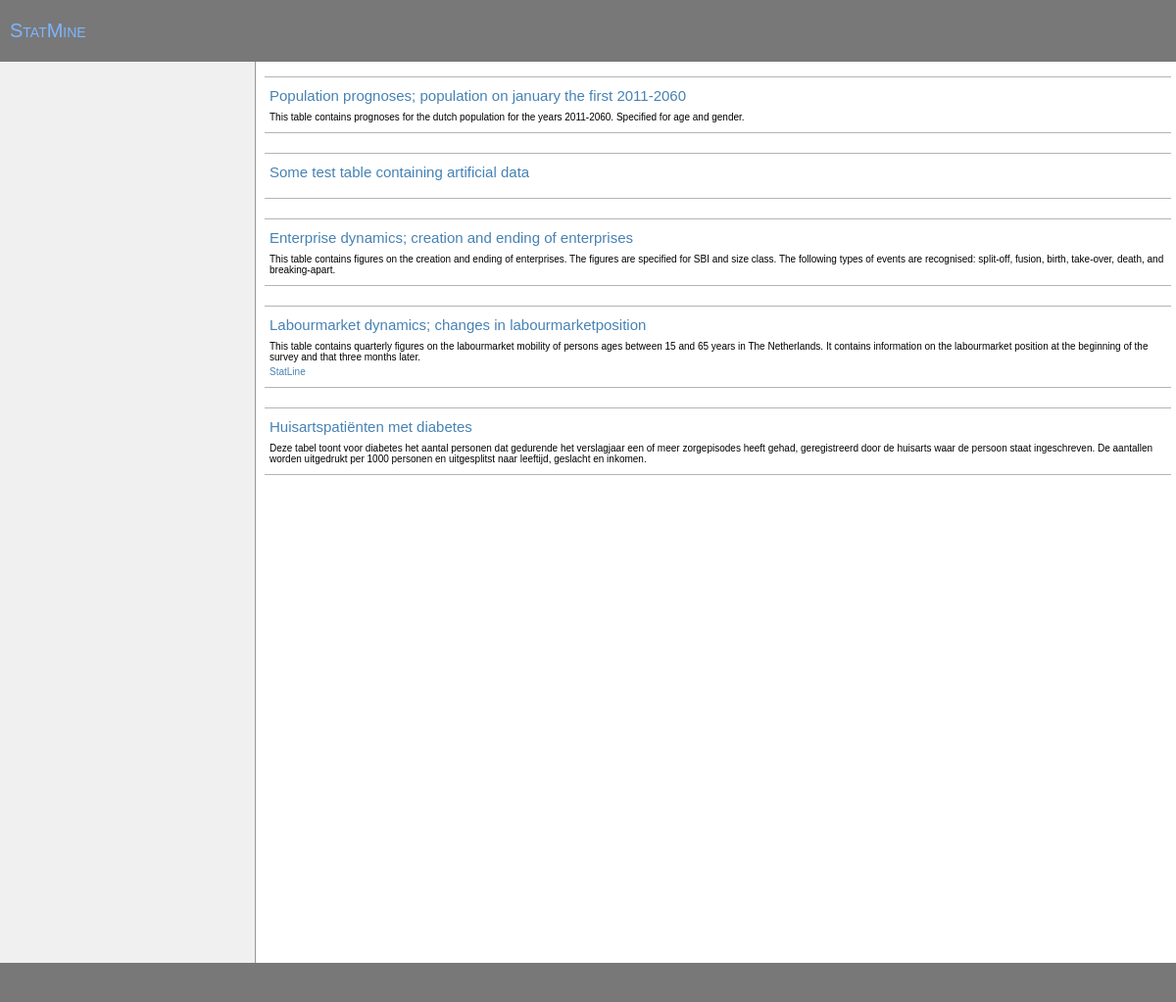
The page / on the database its author committed.
### tables this page shows
CREATE TABLE tables 
( id INTEGER,
	name TEXT,
	longname TEXT,
	description TEXT,
	url TEXT 
);

### php/meta.php (called while the page is built, shortened)
<?php
  $META = array();
  $META['exampletable'] = array(
      'longname' => 'Some test table containing artificial data',
      'description' => '',
      'variables' => array("gender", "age", "variable"),
      'idvariables' => array("gender", "age")
    );
  $META['bevolkingsprognoses'] = array(
      'longname' => 'Population prognoses; population on january the first 2011-2060',
      'description' => 'This table contains prognoses for the dutch population for the years ' .
        '2011-2060. Specified for age and gender.',
      'variables' => array("gender", "age", "year", "variable"),
      'idvariables' => array("gender", "age", "year")
    );
  $META['bedrijvendynamiek'] = array(
      'longname' => 'Enterprise dynamics; creation and ending of enterprises',
      'description' => 'This table contains figures on the creation and ending of ' .
        'enterprises. The figures are specified for SBI and size class. The following ' .
        'types of events are recognised: split-off, fusion, birth, take-over, death, '.
        'and breaking-apart.',
      'url' => '',
      'variables' => array("jaar", "grootteklasse", "sbi", "effect", "type", "variable"),
      'idvariables' => array("jaar", "grootteklasse", "sbi", "effect", "type"),
      'jaar' => array(
          'longname' => 'Jaar',
          'default' => 5,
          'levels' => array('2007', '2008', '2009', '2010', 'Totaal 2007-2010')
        ),
      'grootteklasse' => array(
          'longname' => 'Grootteklasse',
          'default' => 5,
          'levels' => array('Microbedrijf', 'Kleinbedrijf', 'Middenbedrijf', 'Grootbedrijf', 'Totaal')
        ),
      'sbi' => array(
          'longname' => 'SBI',
          'default' => 20,
          'levels' => array('A Landbouw, bosbouw en visserij', 'B Delfstoffenwinning', 'C Industrie', 'D Energievoorziening', 'E Waterbedrijven en afvalbeheer',
              'F Bouwnijverheid', 'G Handel', 'H Vervoer en opslag', 'I Horeca', 'J Informatie en communicatie', 'K Financiële dienstverlening',
              'L Verhuur en handel van onroerend goed', 'M Specialistische zakelijke diensten', 'N Verhuur en overige zakelijke diensten',
              'O Openbaar bestuur en overheidsdiensten', 'P Onderwijs', 'Q Gezondheids- en welzijnszorg', 'R Cultuur, sport en recreatie', 'S Overige dienstverlening', 'Totaal')
        ),
      'effect' => array(
          'longname' => 'Ontstaan/verdwijnen',
          'default' => 3,
          'levels' => array('Ontstaan', 'Verdwijnen', 'Netto')
        ),
      'type' => array(
          'longname' => 'Oorzaak',
          'default' => 7,
          'levels' => array('Afsplitsing', 'Fusie', 'Geboorte', 'Overname', 'Sterfte', 'Uiteenvallen', 'Totaal')
        ),
      'aantal'=> array(
          'longname' => 'Aantal bedrijven'
        ),
      'netto_verandering'=> array(
          'longname' => 'Netto verandering'
        ),
      'relatieve_verandering'=> array(
          'longname' => 'Relatieve verandering'
        ),
      'default_graph' => array(
          'type' => 'bar',
          'y' => 'sbi',
          'size' => 'relatieve_verandering'
        )
    );
  $META['diabetes'] = array(
      'longname' => 'Huisartspatiënten met diabetes',
      'description' => 'Deze tabel toont voor diabetes het aantal personen dat ' .
        'gedurende het verslagjaar een of meer zorgepisodes heeft gehad, geregistreerd ' .
        'door de huisarts waar de persoon staat ingeschreven. De aantallen worden ' .
        'uitgedrukt per 1000 personen en uitgesplitst naar leeftijd, geslacht en inkomen.',
      'url' => '',
      'variables' => array("jaar", "inkomensgroep", "geslacht", "leeftijd", "variable"),
      'idvariables' => array("jaar", "inkomensgroep", "geslacht", "leeftijd"),
      'jaar' => array(
          'longname' => 'Jaar',
          'default' => 8,
          'levels' => array('2002', '2003', '2004', '2005', '2006', '2007', '2008', '2009')
        ),
      'inkomensgroep' => array(
          'longname' => 'Inkomensgroep',
          'default' => 11,
          'levels' => array('1e 10%-inkomensgroep (laag inkomen)', '2e 10%-inkomensgroep',
            '3e 10%-inkomensgroep', '4e 10%-inkomensgroep', '5e 10%-inkomensgroep',
            '6e 10%-inkomensgroep', '7e 10%-inkomensgroep', '8e 10%-inkomensgroep',
            '9e 10%-inkomensgroep', '10e 10%-inkomensgroep (hoog inkomen)', 'Totaal')
        ),
      'geslacht' => array(
          'longname' => 'Geslacht',
          'default' => 3,
          'levels' => array('Man', 'Vrouw', 'Totaal')
        ),
      'leeftijd' => array(
          'longname' => 'Leeftijd',
          'default' => 7,
          'levels' => array('0 tot 15 jaar', '15 tot 30 jaar', '30 tot 45 jaar',
            '45 tot 60 jaar', '60 tot 75 jaar', '75 jaar of ouder', 'Totaal')
        ),
      'aantal_patienten'=> array(
          'longname' => 'Aantal patiënten met diabetes'
        ),
      'default_graph' => array(
          'type' => 'bar',
          'y' => 'jaar',
          'size' => 'aantal_patienten'
        )
    );
?>

### index.php (the view, shortened to what this page needs)
<!DOCTYPE html>
<html>
  <head>
    <link type="text/css" href="css/ui.css" rel="stylesheet" />
    <link type="text/css" href="css/smoothness/jquery-ui-1.8.17.custom.css" rel="stylesheet" />
  </head>
  <body>
  <header>
    <h1><a href="index.php">StatMine</a></h1>
  </header>
  <article>
    <div class="menu">
    </div>
    <div class="content">
<?php
  require_once("php/meta.php");
  $pdo = new PDO("sqlite:data/test.sqlite");
  $r = $pdo->query("SELECT * FROM tables");
  while ($row = $r->fetch()) {
    $meta = $META[$row['name']];
    echo '<div class="table">';
    echo '<h2><a href="ui.php?id=' . $row['id'] . '">' .  $meta['longname'] . '</a></h2>';
    echo '<p>' . $meta['description'] . '</p>';
    if (isset($meta['url']) && $meta['url'] != '')
      echo '<p class="tableoptions"><a href="' . $meta['url'] . '">StatLine</a></p>';
    echo '</div>';
  }
?>
    </div>
  </article>
  <footer>
  </footer>
  </body>
</html>

### css/ui.css (style rules this page uses)
BODY { font-family : sans-serif; font-size: 10px; color : black; }
* { padding : 0pt; margin : 0pt; border : none 0pt; font-weight : normal; text-decoration : none; }
a { color : steelblue; font-size : inherit; }
header, footer { background : rgb(120, 120, 120); border-bottom : rgb(10, 10, 10); padding : 20px 10px; color : white; }
header h1 { font-size : 200%; color : inherit; font-variant : small-caps; }
header a { color : #7eb5ff; }
footer { clear : both; }
article { float : left; width : 100%; }
div.menu { float : left; width : 240px; padding : 10px 10px; min-height : 900px; background : rgb(240, 240, 240); border-right : rgb(150, 150, 150) solid 1px; }
div.table { margin-top : 10px; margin-bottom : 20px; border-bottom : 1px solid rgb(180, 180, 180); border-top : 1px solid rgb(180, 180, 180); padding : 10px 5px; }
div.table H2 { margin-bottom : 8px; }
div.table p.tableoptions { margin-top : 4px; }
div.content { margin-left : 265px; padding : 5px; }

### rows shown on the page
tables: name "Population prognoses; population on january the first 2011-2060", name "This table contains prognoses for the dutch population for the years 2011-2060. Specified for age and gender."
tables: name "Some test table containing artificial data"
tables: name "Enterprise dynamics; creation and ending of enterprises", name "This table contains figures on the creation and ending of enterprises. The figures are specified for SBI and size class. The following types of events are recognised: split-off, fusion, birth, take-over, death, and breaking-apart."
tables: longname "Labourmarket dynamics; changes in labourmarketposition", name "This table contains quarterly figures on the labourmarket mobility of persons ages between 15 and 65 years in The Netherlands. It contains information on the labourmarket position at the beginning of the survey and that three months later."
tables: name "Huisartspatiënten met diabetes", name "Deze tabel toont voor diabetes het aantal personen dat gedurende het verslagjaar een of meer zorgepisodes heeft gehad, geregistreerd door de huisarts waar de persoon staat ingeschreven. De aantallen worden uitgedrukt per 1000 personen en uitgesplitst naar leeftijd, geslacht en inkomen."
